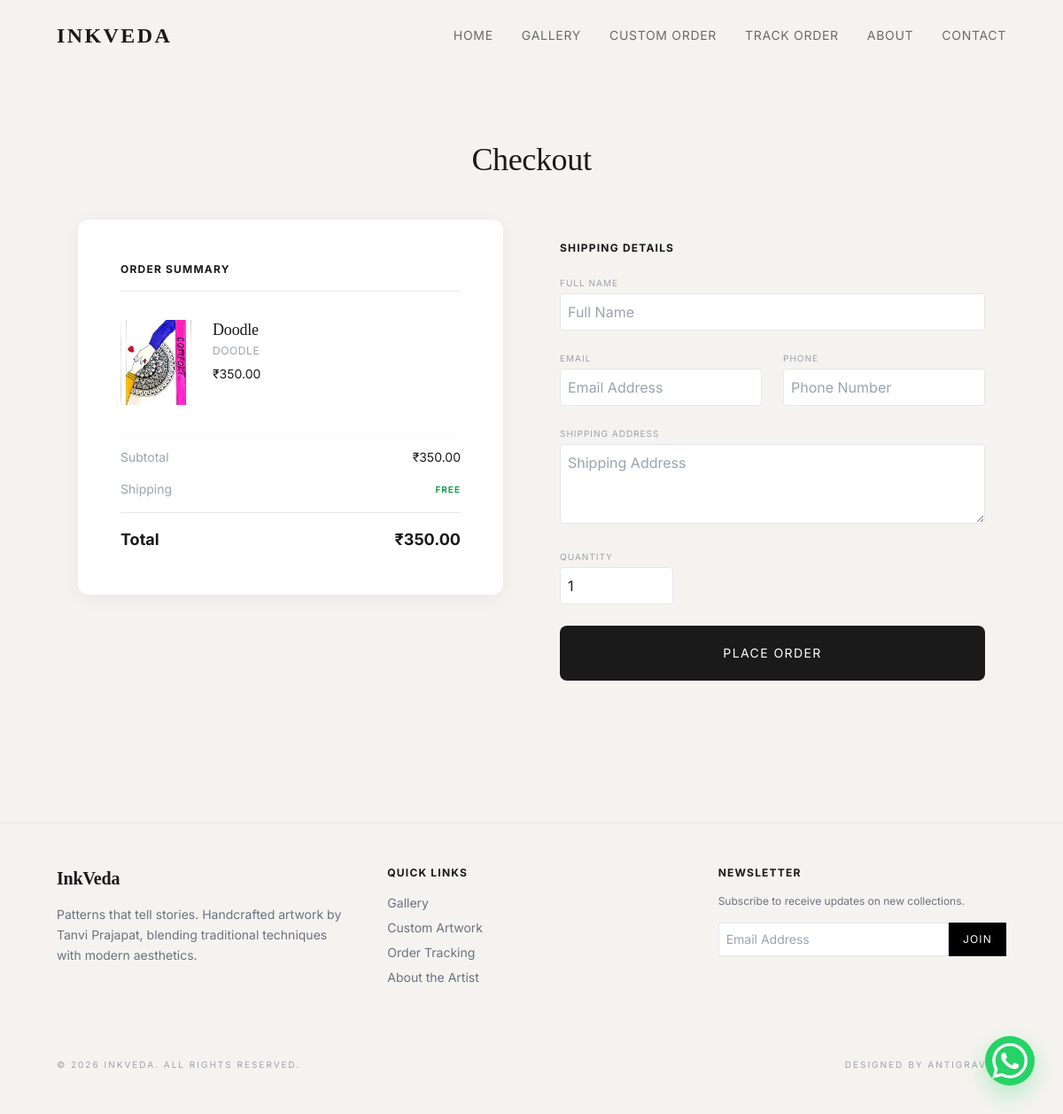
Page /checkout/3/ on the committed database.
### artworks/models.py (models this page shows, shortened)
class Artwork(models.Model):
    CATEGORY_CHOICES = [
        ('Mandala', 'Mandala'),
        ('Zentangle', 'Zentangle'),
        ('Doodle', 'Doodle'),
        ('Typography', 'Typography'),
    ]
    title = models.CharField(max_length=200)
    description = models.TextField()
    image = models.ImageField(upload_to="artworks/%Y/%m/")
    category = models.CharField(max_length=50, choices=CATEGORY_CHOICES)
    price = models.DecimalField(max_digits=10, decimal_places=2)
    is_available = models.BooleanField(default=True)
    created_at = models.DateTimeField(auto_now_add=True)

### artworks/views.py (the view)
# urls.py: path('checkout/<int:pk>/', views.checkout, name='checkout'),
def checkout(request, pk):
    artwork = get_object_or_404(Artwork, pk=pk)
    if request.method == 'POST':
        form = ArtworkOrderForm(request.POST)
        if form.is_valid():
            order = form.save(commit=False)
            order.artwork = artwork
            order.payment_method = 'UPI'
            order.payment_status = 'Pending'
            order.save() # save() calculates total_price and order_id
            return redirect('upi_payment', order_id=order.order_id)
    else:
        form = ArtworkOrderForm(initial={'quantity': 1})
    return render(request, 'artworks/checkout.html', {'form': form, 'artwork': artwork})

### artworks/forms.py
class ArtworkOrderForm(forms.ModelForm):
    class Meta:
        model = Order
        fields = ['customer_name', 'email', 'phone', 'address', 'quantity']
        widgets = {
            'customer_name': forms.TextInput(attrs={'class': 'w-full p-2 border rounded', 'placeholder': 'Full Name'}),
            'email': forms.EmailInput(attrs={'class': 'w-full p-2 border rounded', 'placeholder': 'Email Address'}),
            'phone': forms.TextInput(attrs={'class': 'w-full p-2 border rounded', 'placeholder': 'Phone Number'}),
            'address': forms.Textarea(attrs={'class': 'w-full p-2 border rounded', 'placeholder': 'Shipping Address', 'rows': 3}),
            'quantity': forms.NumberInput(attrs={'class': 'w-full p-2 border rounded', 'min': 1}),
        }

### templates/artworks/checkout.html (shortened to what this page needs)
{% extends 'base.html' %}
{% block content %}
<section class="py-20 px-6 lg:px-16">
    <div class="max-w-5xl mx-auto">
        <h1 class="text-4xl font-serif mb-12 text-center">Checkout</h1>
        <div class="grid grid-cols-1 lg:grid-cols-2 gap-16">
            <div class="bg-white p-8 lg:p-12 premium-shadow h-fit">
                <h2 class="text-xs uppercase tracking-widest font-bold mb-8 border-b pb-4">Order Summary</h2>
                <div class="flex space-x-6 mb-8">
                    <div class="w-20 h-24 bg-gray-100 flex-shrink-0">
                        <img src="{{ artwork.image.url }}" alt="{{ artwork.title }}" class="w-full h-full object-cover">
                    </div>
                    <div>
                        <h3 class="font-serif text-lg leading-tight">{{ artwork.title }}</h3>
                        <p class="text-xs text-gray-400 uppercase tracking-wider mt-1">{{ artwork.category }}</p>
                        <p class="text-sm mt-2">₹{{ artwork.price }}</p>
                    </div>
                </div>
                <div class="space-y-4 pt-4 border-t border-gray-50">
                    <div class="flex justify-between text-sm">
                        <span class="text-gray-400">Subtotal</span>
                        <span>₹{{ artwork.price }}</span>
                    </div>
                    <div class="flex justify-between text-sm">
                        <span class="text-gray-400">Shipping</span>
                        <span class="text-green-600 uppercase text-[10px] tracking-widest font-bold">Free</span>
                    </div>
                    <div class="flex justify-between text-lg font-bold pt-4 border-t">
                        <span>Total</span>
                        <span>₹{{ artwork.price }}</span>
                    </div>
                </div>
            </div>
            <div>
                <form method="POST" class="space-y-6">
                    <h2 class="text-xs uppercase tracking-widest font-bold mb-4">Shipping Details</h2>
                    <div>
                        <label class="text-[10px] uppercase tracking-widest text-gray-400 mb-1 block">Full Name</label>
                        {{ form.customer_name }}
                    </div>
                    <div class="grid grid-cols-1 md:grid-cols-2 gap-6">
                        <div>
                            <label class="text-[10px] uppercase tracking-widest text-gray-400 mb-1 block">Email</label>
                            {{ form.email }}
                        </div>
                        <div>
                            <label class="text-[10px] uppercase tracking-widest text-gray-400 mb-1 block">Phone</label>
                            {{ form.phone }}
                        </div>
                    </div>
                    <div>
                        <label class="text-[10px] uppercase tracking-widest text-gray-400 mb-1 block">Shipping Address</label>
                        {{ form.address }}
                    </div>
                    <div class="w-32">
                        <label class="text-[10px] uppercase tracking-widest text-gray-400 mb-1 block">Quantity</label>
                        {{ form.quantity }}
                    </div>
                    <button type="submit" class="btn-premium w-full py-5 text-sm uppercase tracking-widest mt-8">Place Order</button>
                </form>
            </div>
        </div>
    </div>
</section>
{% endblock %}

### templates/base.html (style rules this page uses)
:root { --bg-primary: #F5F3EF; --text-primary: #1A1A1A; --text-secondary: #6B6B6B; --accent: #C2A878; --border: #E5E5E5; }
body { font-family: 'Inter', sans-serif; background-color: var(--bg-primary); color: var(--text-primary); scroll-behavior: smooth; -webkit-font-smoothing: antialiased; }
.font-serif { font-family: 'Playfair Display', serif; letter-spacing: -0.01em; }
.premium-shadow { box-shadow: 0 4px 20px rgba(0, 0, 0, 0.05); transition: transform 0.3s ease, box-shadow 0.3s ease; border-radius: 12px; }
.btn-premium { background-color: var(--text-primary); color: #FFFFFF; border-radius: 8px; transition: all 0.3s ease; position: relative; overflow: hidden; border: 1px solid transparent; }

### rows in the picture
Artwork: image (picture), title "Doodle", category "DOODLE", price "350.00"
